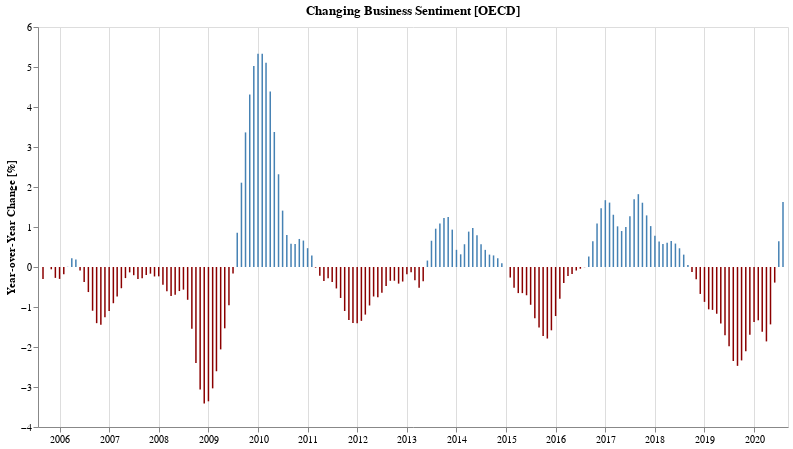

Write notebook code for a chart like this one.
### Markdown cell above
## Has business sentiment gotten better or worse compared to the same time last year?

### Code cell
bYoy = yoyChartFor(bUsaYoy, 'Business', 'steelblue')
bYoy.display()

### Figure 1 — Vega-Lite specification as saved in the notebook (floating-point values rounded to 4 significant figures; data arrays with more than 128 entries replaced by an {"elided": "..."} marker saying what was removed)
{"config": {"view": {"continuousWidth": 400, "continuousHeight": 300}}, "data": {"name": "data-27ad39d0acaf5648691eee2f9498404d"}, "mark": {"type": "bar", "color": "steelblue", "width": 1.5}, "encoding": {"color": {"condition": {"value": "darkred", "test": "datum['Value'] < 0"}, "value": "steelblue"}, "tooltip": [{"type": "temporal", "field": "TIME", "format": "%b %Y", "title": "Date"}, {"type": "ordinal", "field": "label"}, {"type": "ordinal", "field": "change_in_percent"}], "x": {"type": "temporal", "axis": {"title": ""}, "field": "TIME"}, "y": {"type": "quantitative", "axis": {"grid": false, "title": "Year-over-Year Change [%]"}, "field": "Value"}}, "height": 400, "title": "Changing Business Sentiment [OECD]", "transform": [{"calculate": "'Business'", "as": "label"}, {"calculate": "format(datum.Value, ',.2f')", "as": "change_in_percent"}], "width": 750, "$schema": "https://vega.github.io/schema/vega-lite/v4.8.1.json", "datasets": {"data-27ad39d0acaf5648691eee2f9498404d": {"elided": "180 records"}}}
